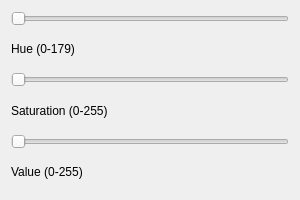
<?xml version="1.0" encoding="UTF-8"?>
<ui version="4.0">
 <class>Dialog</class>
 <widget class="QDialog" name="Dialog">
  <property name="geometry">
   <rect>
    <x>0</x>
    <y>0</y>
    <width>300</width>
    <height>200</height>
   </rect>
  </property>
  <property name="windowTitle">
   <string>HSV Настройки</string>
  </property>
  <layout class="QVBoxLayout" name="verticalLayout">
   <item>
    <widget class="QSlider" name="h_slider">
     <property name="minimum">
      <number>0</number>
     </property>
     <property name="maximum">
      <number>179</number>
     </property>
     <property name="orientation">
      <enum>Qt::Horizontal</enum>
     </property>
    </widget>
   </item>
   <item>
    <widget class="QLabel" name="label">
     <property name="text">
      <string>Hue (0-179)</string>
     </property>
    </widget>
   </item>
   <item>
    <widget class="QSlider" name="s_slider">
     <property name="minimum">
      <number>0</number>
     </property>
     <property name="maximum">
      <number>255</number>
     </property>
     <property name="orientation">
      <enum>Qt::Horizontal</enum>
     </property>
    </widget>
   </item>
   <item>
    <widget class="QLabel" name="label_2">
     <property name="text">
      <string>Saturation (0-255)</string>
     </property>
    </widget>
   </item>
   <item>
    <widget class="QSlider" name="v_slider">
     <property name="minimum">
      <number>0</number>
     </property>
     <property name="maximum">
      <number>255</number>
     </property>
     <property name="orientation">
      <enum>Qt::Horizontal</enum>
     </property>
    </widget>
   </item>
   <item>
    <widget class="QLabel" name="label_3">
     <property name="text">
      <string>Value (0-255)</string>
     </property>
    </widget>
   </item>
  </layout>
 </widget>
 <resources/>
 <connections/>
</ui>
